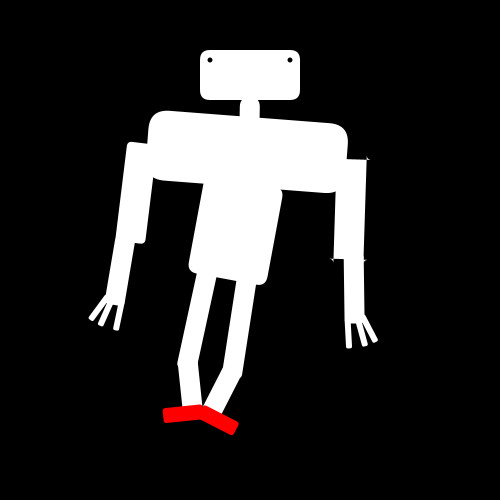
Frame 1 (no input)
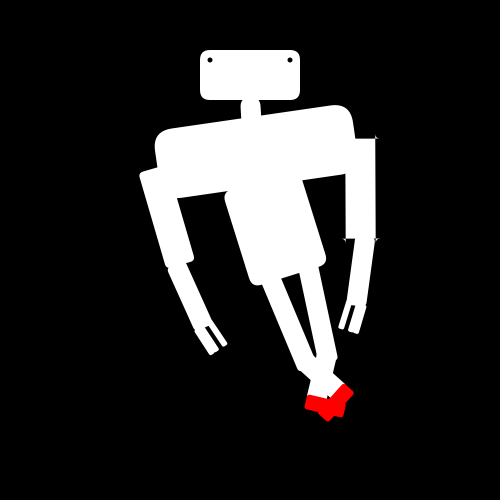
Frame 60 (the mouse pressed at the canvas centre just before this capture)
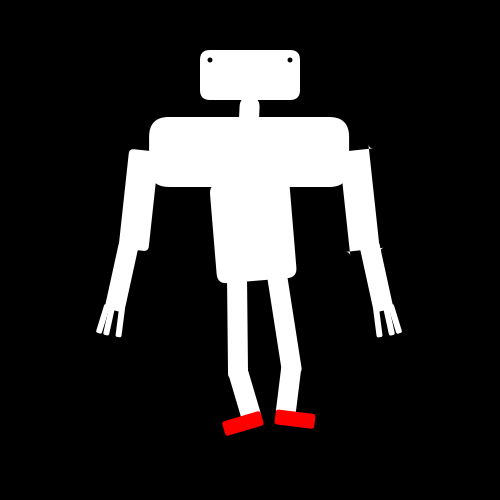
Frame 120 (the mouse held since frame 60 and released just before this capture)

The Processing sketch that drew these frames (run headless with seeded random() and noise(); from frame 60 on, the mouse is pressed at the canvas centre):

// Processing sketch: processing_76401
// ── processing_76401.pde

float ang1;
float ang2;
float ang3;
float angFinger;
float angBody;
float angLeg;

void setup() {
  size(500, 500);
}

void draw() {
  background(0);  
  smooth();

  ang1 =  0.5 * (noise(millis()/1000.0) - 0.5);
  ang2 =  0.7 * (noise(millis()/2000.0) - 0.5);
  ang3 =  1.2 * (noise(millis()/1000.0) - 0.5);
  angFinger = 1.3 *(noise(millis()/900.0) - 0.5);
  angBody = 1.3*(noise(millis()/2000.0)-.5);
  angLeg = 0.8 * (noise(millis()/1000.0) - 0.5);


  noStroke();

  pushMatrix();
  //head
  translate(width/2-50, height*.1);
  fill(255);
  rect(0.0, 0.0, 100.0, 50, 10.0); 
  fill(0);
  ellipse(10, 10, 5, 5);
  ellipse(90, 10, 5, 5);
  fill(255);

  //neck
  translate(50, 47);
  rotate( ang1 ); 
  rect(-10, 0, 20, 30, 10); 

  //chest
  translate(0, 20); 
  rotate( ang2);
//  fill(0);
//  ellipse(0,0,10,10);
//  
//  fill(255);
  rect(-100, 0, 200, 70, 20);

  pushMatrix();
  
  drawArmAndFingersLeft();
  popMatrix();
  pushMatrix();
  drawArmAndFingersRight();
  popMatrix();
  
  drawBody();
  pushMatrix();
  drawLeftLeg();
  popMatrix();
  drawRightLeg();




  //popMatrix();
  popMatrix();
}


void drawLeftLeg(){
  fill(255);
  translate(-30,95);
  //rotate(radians(20));
  rotate(angLeg);
  rect(0,0,20,100,4);
  
  translate(0,95);
  rotate(-radians(20));
  rotate(angLeg);
  rect(0,0,20,50,4);
  
  translate(0,45);
  fill(255,0,0);
  rect(20,0, -40,15,3);
  
  
}

void drawRightLeg(){
  fill(255);
  translate(30,95);
  //rotate(-radians(20));
  rotate(-angLeg);
  rect(0,0,-20,100,4);
  
  translate(0,95);
  rotate(radians(20));
  rotate(-angLeg);
  rect(0,0,-20,50,4);
  
  translate(0,45);
  fill(255,0,0);
  rect(-20,0, 40,15,3);
  
}

void drawBody(){
  translate(0,64);
  rotate(angBody);
//  fill(0);
//  ellipse(0,0,10,10);
//  
//  fill(255);
  rect(-40,0,80,100,10);
  
}

void drawArmAndFingersLeft(){
  //arms
  translate(-90, 35);
  rotate(radians(-270));
  rotate(ang3);
  rect(0, 0, 100, 30, 5);

  translate(95, 0);
  rotate(ang3);
  rect(0, 10, 70, 20, 5);
  
  //fingers
  translate(65, 10);
  rotate(angFinger);
  rect(0, 0, 30, 6, 2);

  translate(0, 10);
  rotate(radians(10));
  rotate(angFinger);
  rect(0, 0, 30, 6, 2);
  
  translate(0, 5);
  rotate(radians(10));
  rotate(angFinger);
  rect(0, 0, 30, 6, 2);
  
}

void drawArmAndFingersRight(){
  //arms
  translate(90, 35);
  rotate(radians(-270));
  rotate(-ang3);
  rect(0, 0, 100, -30, -5);

  translate(95, 0);
  rotate(-ang3);
  rect(0, -10, 70, -20, 5);
  
  //fingers
  translate(65, -10);
  rotate(-angFinger);
  rect(0, 0, 30, -6, 2);

  translate(0, -10);
  rotate(radians(-10));
  rotate(-angFinger);
  rect(0, 0, 30, -6, 2);
  
  translate(0, -5);
  rotate(radians(-10));
  rotate(-angFinger);
  rect(0, 0, 30, -6, 2);
  
}
